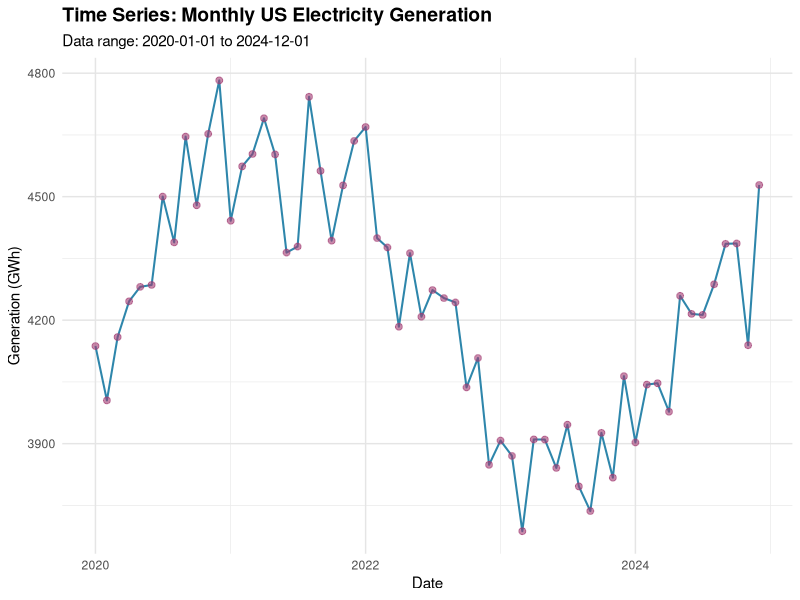
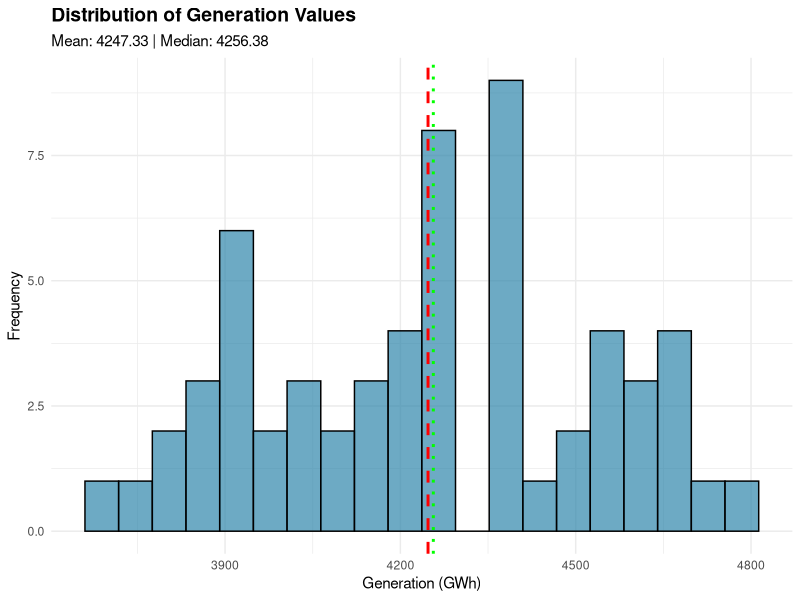
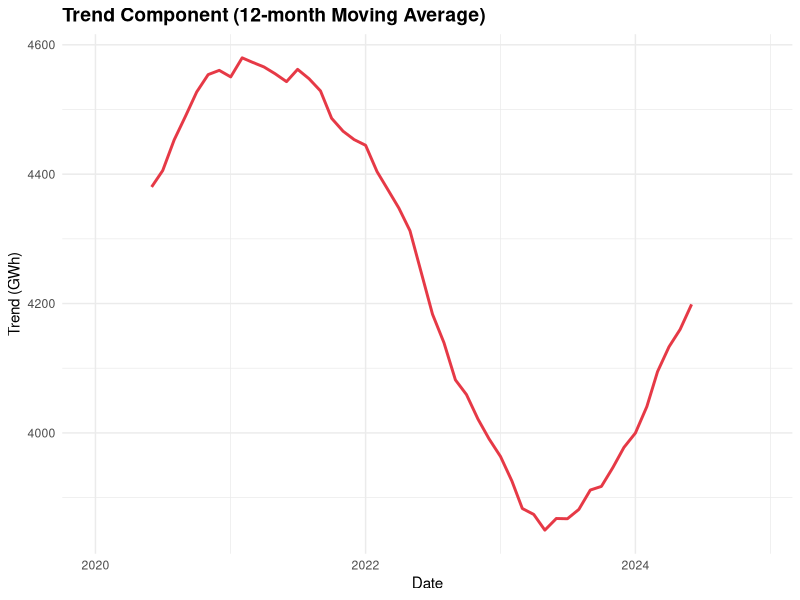
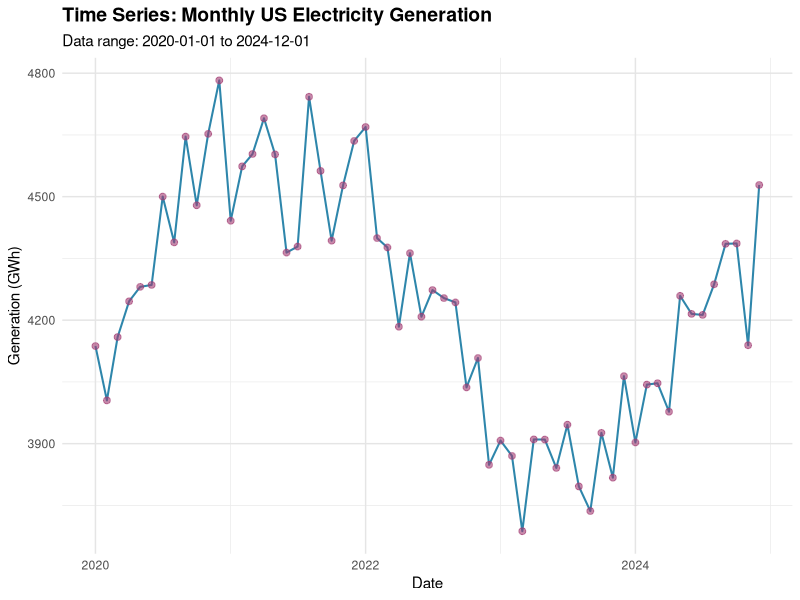
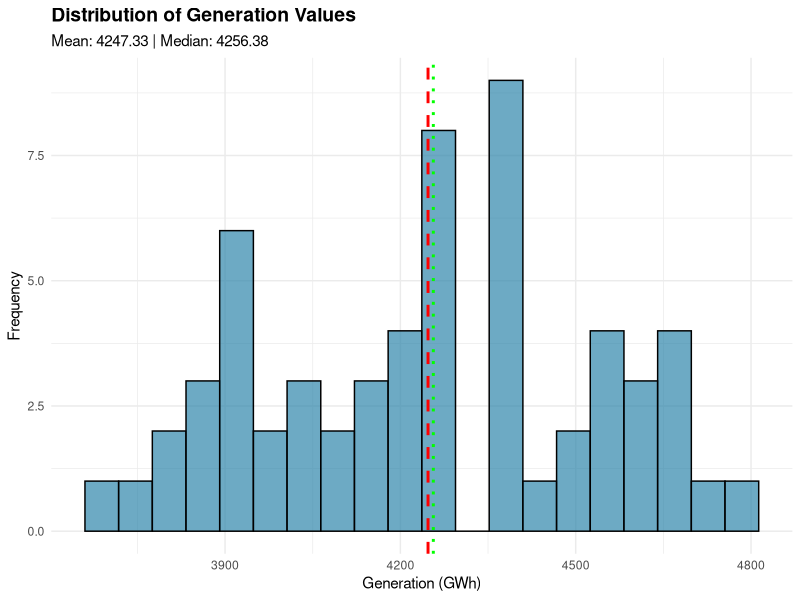
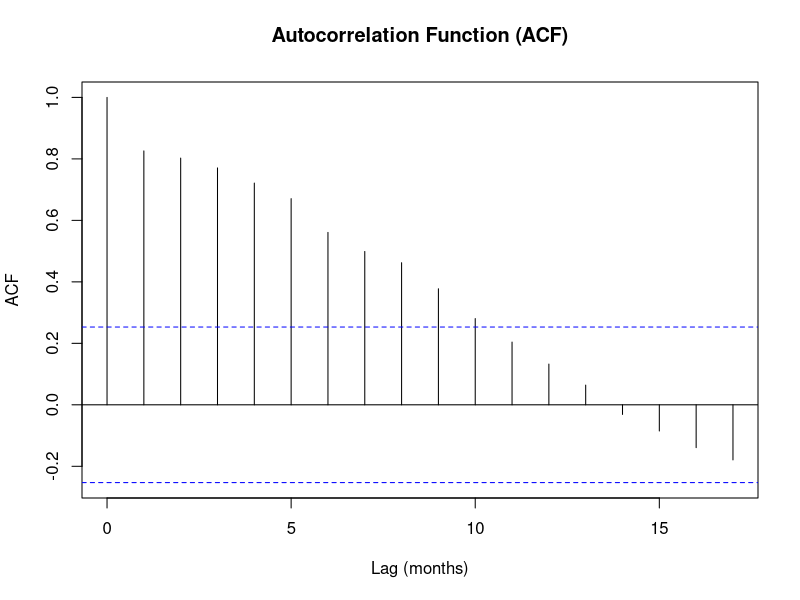
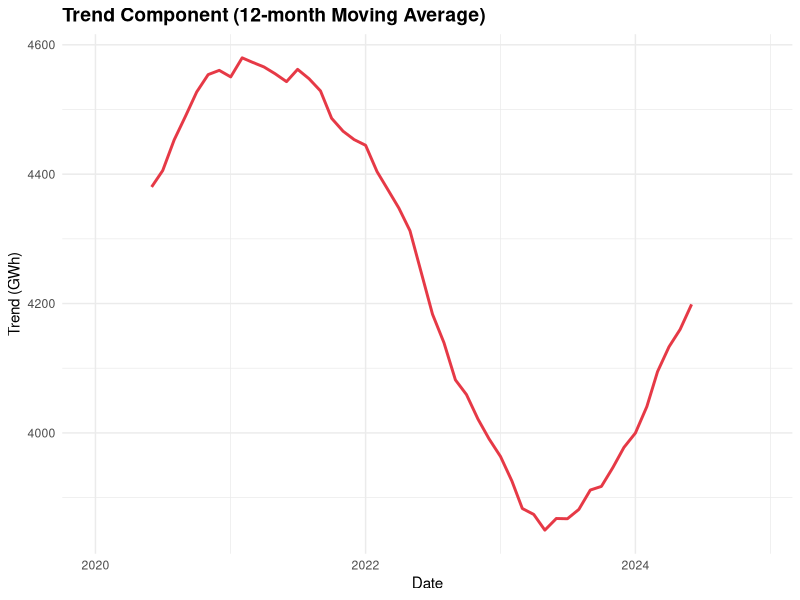

These figures' R source, in order:
# ============================================================================
# Time Series Analysis - Using Sample Data
# Alternative to API when endpoint is unavailable
# ============================================================================

cat("\n========== Time Series Learning - Sample Data ==========\n\n")

# Since the EIA API endpoint is currently unavailable,
# we'll use realistic sample energy data for learning time series forecasting

library(data.table)
library(ggplot2)
library(dplyr)

# Create sample electricity generation data
set.seed(42)

# Generate dates
start_date <- as.Date("2020-01-01")
end_date <- as.Date("2024-12-31")
dates <- seq(start_date, end_date, by = "month")

# Create realistic electricity generation data (in GWh)
# Includes trend, seasonality, and random variation
base_value <- 4000
trend <- seq(0, 500, length.out = length(dates))
seasonal <- 500 * sin(2 * pi * seq(0, 1, length.out = length(dates)))
random_noise <- rnorm(length(dates), mean = 0, sd = 100)
values <- base_value + trend + seasonal + random_noise

# Create data frame
df_raw <- data.frame(
  period = dates,
  respondent = "US48",
  value = values,
  type = "generation",
  stringsAsFactors = FALSE
)

# Convert to data.table
dt_clean <- as.data.table(df_raw)

cat("✓ Sample data created successfully!\n")
cat("Dimensions:", nrow(dt_clean), "rows x", ncol(dt_clean), "columns\n\n")

# ============================================================================
# STEP 5: Data Inspection
# ============================================================================
cat("========== DATA STRUCTURE ==========\n")
print(str(dt_clean))

cat("\n========== FIRST 10 ROWS ==========\n")
print(head(dt_clean, 10))

cat("\n========== SUMMARY STATISTICS ==========\n")
print(summary(dt_clean))

# ============================================================================
# STEP 6: Data Cleaning
# ============================================================================
cat("\n========== CLEANED DATA ==========\n")

# Identify columns
date_col <- "period"
value_col <- "value"

# Ensure proper data types
dt_clean[[date_col]] <- as.Date(dt_clean[[date_col]])
dt_clean[[value_col]] <- as.numeric(dt_clean[[value_col]])

# Sort by date
dt_clean <- dt_clean[order(get(date_col))]

print(head(dt_clean, 10))

# ============================================================================
# STEP 7: Time Series Validation
# ============================================================================
cat("\n========== TIME SERIES VALIDATION ==========\n")

dates <- dt_clean[[date_col]]
values <- dt_clean[[value_col]]

cat("Date Range: ", min(dates, na.rm = TRUE), " to ", max(dates, na.rm = TRUE), "\n")
cat("Total observations:", length(dates), "\n")

# Check for gaps
date_diffs <- diff(dates)
mode_diff <- as.numeric(names(sort(table(date_diffs), decreasing = TRUE)[1]))
cat("Most common interval (days):", mode_diff, "\n")
cat("Any gaps detected:", any(date_diffs > mode_diff), "\n")

# Check for duplicates
dup_dates <- sum(duplicated(dates))
cat("Duplicate dates:", dup_dates, "\n")

# Check for missing values
cat("Missing values in value column:", sum(is.na(values)), "\n")

# ============================================================================
# STEP 8: Create Exploratory Plots
# ============================================================================
cat("\n📈 Creating exploratory visualizations...\n\n")

plot_data <- data.frame(
  date = dt_clean[[date_col]],
  value = dt_clean[[value_col]]
)

# Remove NA values
plot_data <- plot_data[complete.cases(plot_data), ]

# Plot 1: Time Series
p1 <- ggplot(plot_data, aes(x = date, y = value)) +
  geom_line(color = "#2E86AB", linewidth = 0.7) +
  geom_point(color = "#A23B72", size = 2, alpha = 0.6) +
  labs(
    title = "Time Series: Monthly US Electricity Generation",
    x = "Date",
    y = "Generation (GWh)",
    subtitle = paste("Data range:", min(plot_data$date), "to", max(plot_data$date))
  ) +
  theme_minimal() +
  theme(
    plot.title = element_text(face = "bold", size = 14),
    panel.grid.major = element_line(color = "gray90")
  )

print(p1)
ggsave("time_series_plot.png", p1, width = 12, height = 6)
cat("✓ Saved: time_series_plot.png\n")

# Plot 2: Distribution of Values
p2 <- ggplot(plot_data, aes(x = value)) +
  geom_histogram(bins = 20, fill = "#2E86AB", alpha = 0.7, color = "black") +
  geom_vline(aes(xintercept = mean(value, na.rm = TRUE)), 
             color = "red", linetype = "dashed", linewidth = 1) +
  geom_vline(aes(xintercept = median(value, na.rm = TRUE)), 
             color = "green", linetype = "dotted", linewidth = 1) +
  labs(
    title = "Distribution of Generation Values",
    x = "Generation (GWh)",
    y = "Frequency",
    subtitle = paste("Mean:", round(mean(plot_data$value, na.rm = TRUE), 2), 
                     "| Median:", round(median(plot_data$value, na.rm = TRUE), 2))
  ) +
  theme_minimal() +
  theme(plot.title = element_text(face = "bold", size = 14))

print(p2)
ggsave("distribution_plot.png", p2, width = 10, height = 6)
cat("✓ Saved: distribution_plot.png\n")

# Plot 3: ACF Plot (Autocorrelation)
png("acf_plot.png", width = 800, height = 600)
acf(plot_data$value, main = "Autocorrelation Function (ACF)",
    xlab = "Lag (months)", ylab = "ACF")
dev.off()
cat("✓ Saved: acf_plot.png\n")

# Plot 4: Trend decomposition
# Simple decomposition using smooth
trend_smooth <- zoo::rollmean(plot_data$value, k = 12, fill = NA)
detrended <- plot_data$value - trend_smooth

p4 <- ggplot(data.frame(date = plot_data$date, trend = trend_smooth), 
             aes(x = date, y = trend)) +
  geom_line(color = "#E63946", linewidth = 1) +
  labs(
    title = "Trend Component (12-month Moving Average)",
    x = "Date",
    y = "Trend (GWh)"
  ) +
  theme_minimal() +
  theme(plot.title = element_text(face = "bold", size = 14))

print(p4)
ggsave("trend_plot.png", p4, width = 12, height = 6)
cat("✓ Saved: trend_plot.png\n")

# ============================================================================
# STEP 9: Summary Statistics
# ============================================================================
cat("\n========== DATA SUMMARY REPORT ==========\n")
cat("Sample: Monthly US Electricity Generation (2020-2024)\n")
cat("Observations:", nrow(plot_data), "\n")
cat("Mean:", round(mean(plot_data$value), 2), "GWh\n")
cat("Median:", round(median(plot_data$value), 2), "GWh\n")
cat("Std Dev:", round(sd(plot_data$value), 2), "GWh\n")
cat("Min:", round(min(plot_data$value), 2), "GWh\n")
cat("Max:", round(max(plot_data$value), 2), "GWh\n")
cat("Range:", round(max(plot_data$value) - min(plot_data$value), 2), "GWh\n\n")

# Save cleaned data
saveRDS(dt_clean, "cleaned_data.rds")
cat("✓ Cleaned data saved to: cleaned_data.rds\n\n")

cat("========================================\n")
cat("Data is ready for time series forecasting!\n")
cat("========================================\n\n")

cat("Next steps:\n")
cat("1. ✓ Data exploration (COMPLETED)\n")
cat("2. Stationarity testing (ADF test)\n")
cat("3. Seasonal decomposition\n")
cat("4. Train/test split\n")
cat("5. Model building (ARIMA, ETS, Prophet)\n")
cat("6. Forecasting and evaluation\n\n")
